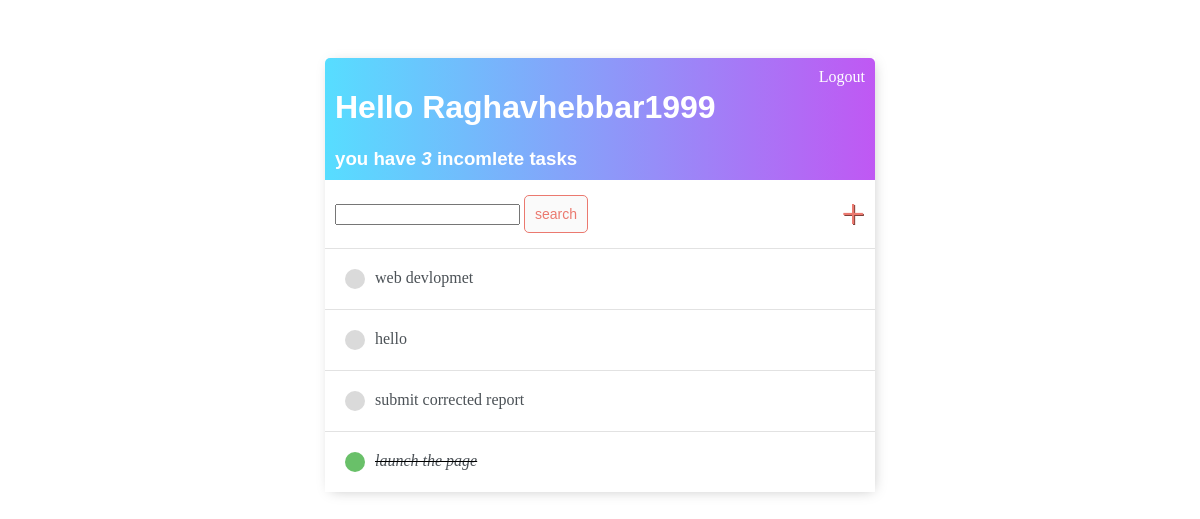
Page / (signed in) on the earlier database version.
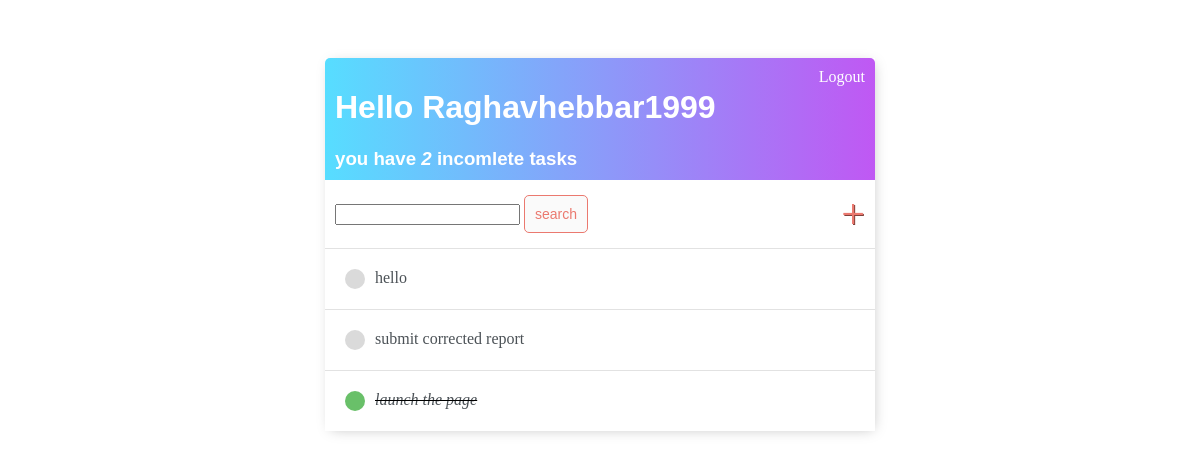
Same page on the later database version.
### todo/models.py (models this page shows)
class Task(models.Model):
    user = models.ForeignKey(User, on_delete = models.CASCADE, null = True, blank= True)
    title = models.CharField(max_length= 200)
    description =  models.TextField(null = True, blank= True)
    complete = models.BooleanField(default=False)
    create = models.DateTimeField(auto_now_add=True)
    def __str__(self):
        return self.title
    class Meta:
        ordering = ['complete']

### todo/views.py (the view)
# urls.py: path('',TaskList.as_view() , name = 'tasks'),
class TaskList(LoginRequiredMixin, ListView):
    model  = Task
    context_object_name = 'tasks'
    def get_context_data(self,**kwargs):
        context = super().get_context_data(**kwargs)
        context['tasks'] = context['tasks'].filter(user= self.request.user)
        context['count'] = context['tasks'].filter(complete = False).count()
        search_input = self.request.GET.get('search-area') or ''
        if search_input:
            context['tasks'] = context['tasks'].filter(title__icontains = search_input)
        context['search_input'] = search_input
        return context

### todo/templates/todo/task_list.html (shortened to what this page needs)
{% extends 'todo/main.html' %}
{% block content %}
{% load django_bootstrap_icons %}
<div class="header-bar">
    <div>
        <h1>Hello {{request.user|title}}</h1>
        <h3 style="margin: 0;"> you have <i> {{count}} </i> incomlete task{{count|pluralize:"s"}}</h3>
    </div>
    {% if request.user.is_authenticated %}
    <a href="{% url 'logout' %}">Logout</a>
    {% else %}
    <a href="{%  url 'login' %}" >Login</a>
    {% endif %}
</div>
<div id="search-add-wrapper">
    <form method ="GET">
        <input type="text" name="search-area" value="{{search_input}}">
        <input class="button" type="submit" value='search'>
    </form>
    <a id="add-link"  href="{% url 'task-create' %}"> &#x2b;</a>
</div>
<div class="task-items-wrapper">
    {% for task in tasks %}
    <div class="task-wrapper">
        {% if task.complete %}
        <div class="task-title">
            <div class="task-complete-icon"></div>
                <i><s><a href="{% url 'task-update' task.id %}">{{task}}</a></s></i>
        </div>
        {% else %}
        <div class="task-title">
            <div class="task-incomplete-icon"></div>
            <a href="{% url 'task-update' task.id %}">{{task}}</a>
        </div>
        {% endif %}
    </div>
    {% empty %}
    <h3>No items in list </h3>
    {% endfor %}
</div>
{% endblock content %}

Differences in the rows shown:
removed Task: title "web devlopmet"
Other differences:
{{ count }}: "3" → "2"
